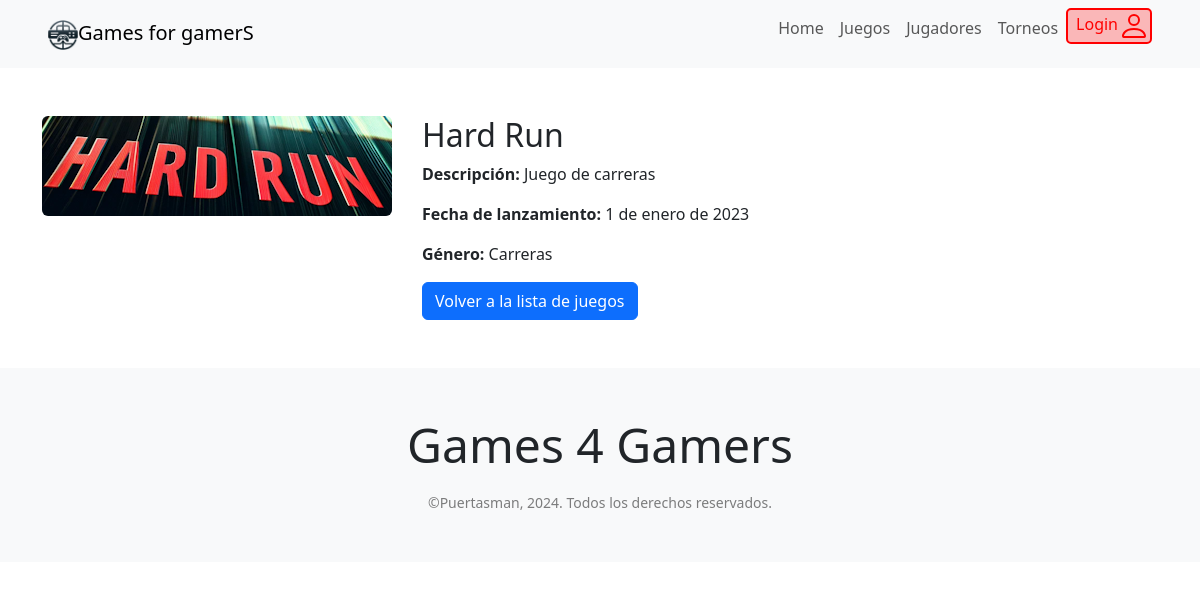
Page /juegos/1/ on the committed database.
### juegos/models.py (models this page shows, shortened)
class Juego(models.Model):
    nombre = models.CharField(max_length=100)
    nombre_corto = models.CharField(max_length=100,default='empty')
    descripcion = models.TextField()
    fecha_de_lanzamiento = models.DateField()
    genero = models.CharField(max_length=50)
    imagen = models.CharField(max_length=255, default='img/juegos/default_game.png', null=True, blank=True)

### juegos/views.py (the view)
# urls.py: path('juegos/<int:juego_id>/', juego_detalle, name='juego_detalle'),
def juego_detalle(request, juego_id):
    juego = get_object_or_404(Juego, pk=juego_id)
    return render(request, 'juegos/juego_detalle.html', {'juego': juego})

### juegos/templates/juegos/juego_detalle.html (shortened to what this page needs)
{% extends "base.html" %}
{% block content %}
{% load static %}
<div class="container mt-5">
    <div class="row">
        <div class="col-md-4">
            <img src="{% static juego.imagen %}" class="img-fluid rounded" alt="Imagen de {{ juego.nombre }}">
        </div>
        <div class="col-md-8">
            <h2>{{ juego.nombre }}</h2>
            <p><strong>Descripción:</strong> {{ juego.descripcion }}</p>
            <p><strong>Fecha de lanzamiento:</strong> {{ juego.fecha_de_lanzamiento }}</p>
            <p><strong>Género:</strong> {{ juego.genero }}</p>
            <a href="{% url 'juegos_principal' %}" class="btn btn-primary">Volver a la lista de juegos</a>
        </div>
    </div>
</div>
{% endblock %}

### rows in the picture
Juego: imagen (picture), nombre "Hard Run", descripcion "Juego de carreras", fecha_de_lanzamiento "1 de enero de 2023", genero "Carreras"
